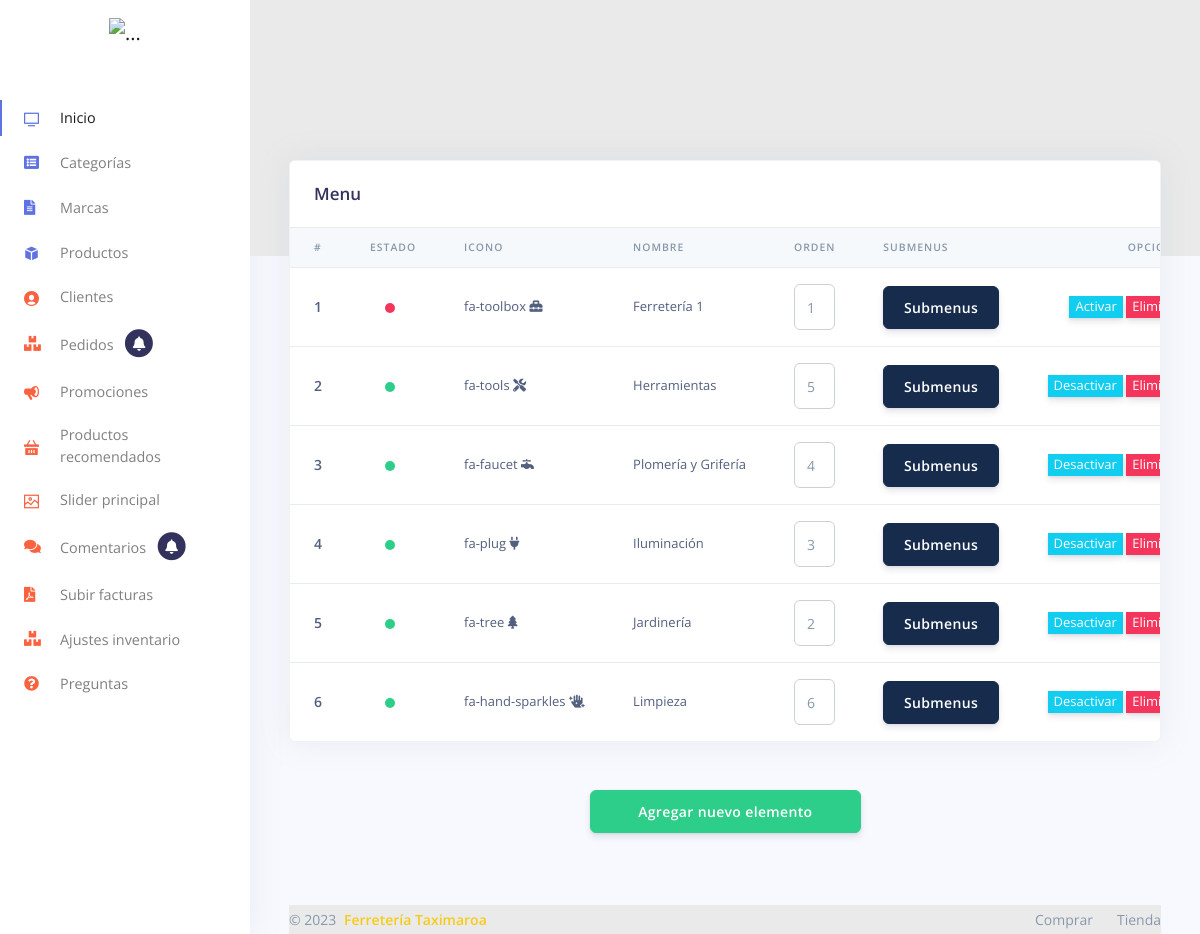
Page /menu.php on the committed database.
### tables this page shows
CREATE TABLE `menu` (
  `id` int(2) NOT NULL,
  `id_categoria` int(2) NOT NULL,
  `icono` varchar(25) NOT NULL DEFAULT 'fa-plug',
  `nombre` varchar(50) NOT NULL,
  `orden` int(11) NOT NULL,
  `activo` int(1) NOT NULL DEFAULT 1
);

### menu.php (the view, shortened to what this page needs)
<!DOCTYPE html>
<html lang="es">
<head>
  <link href="assets/js/plugins/nucleo/css/nucleo.css" rel="stylesheet" />
  <link rel="stylesheet" href="https://cdnjs.cloudflare.com/ajax/libs/font-awesome/5.15.1/css/all.min.css">
  <link href="assets/css/argon-dashboard.css?v=1.1.0" rel="stylesheet" />
  <link rel="stylesheet" href="assets/css/general.css">
  <link rel="stylesheet" href="https://cdnjs.cloudflare.com/ajax/libs/limonte-sweetalert2/6.6.5/sweetalert2.css">
</head>
<body class="">
<?php require_once "menu/izquierdo.php" ?>
  <div class="main-content">
   <?php
          require_once "db.php";
   $menu = $con->query("SELECT m.id, m.icono, m.nombre, m.id_categoria, m.orden, m.activo , c.nombre as nombreCat FROM menu m INNER JOIN categorias c ON c.nombre=m.nombre");
 ?>
    <div class="header bg-gradient-primary pb-8 pt-5 pt-md-8">
    </div>
    <div class="container-fluid mt--7">
      <div class="row">
        <div class="col">
          <div class="card shadow">
            <div class="card-header border-0">
              <h3 class="mb-0">Menu</h3>
            </div>
            <div class="table-responsive">
              <table class="table align-items-center table-flush">
                <thead class="thead-light">
                  <tr>
                    <th scope="col">#</th>
                    <th scope="col">Estado</th>
                    <th scope="col">Icono</th>
                    <th scope="col">Nombre</th>
                    <th scope="col">Orden</th>
                    <th>Submenus</th>
                    <th class="text-right" scope="col">Opciones</th>
                  </tr>
                </thead>
                <tbody>
                  <?php
                  $x=1;
                   while($rowmenu = $menu->fetch_object()){ ?>
                  <tr>
                    <th scope="row">
                      <div class="media align-items-center">
                        <div class="media-body">
                          <span class="mb-0 text-sm"><?php echo $x ?></span>
                        </div>
                      </div>
                    </th>
                     <td class="text-center">
                      <?php if ($rowmenu->activo==1) {
                        $estado = "success";
                      }else{
                        $estado="danger";
                      } ?>
                      <span class="badge badge-lg badge-dot"><i class="bg-<?php echo $estado ?>"></i></span>
                    </td>
                    <td>
                     <?php echo $rowmenu->icono ?>&nbsp;<i class="fa <?php echo $rowmenu->icono ?>"></i>
                    </td>
                    <td>
                     <?php echo $rowmenu->nombre ?>
                    </td>
                    <td>
                      <input id="<?php echo $rowmenu->id; ?>"  type="text" class="form-control ordenmenu" style="max-width: 50px;" value="<?php echo $rowmenu->orden ?>" onkeyup="cambiarOrden(this); return false;">
                    </td>
                    <td><a href="submenu.php?idmenu=<?php echo $rowmenu->id_categoria; ?>" class="btn btn-default">Submenus</a></td>
                    <td class="text-right">
                      <?php
                      if ($estado=="success") {
                         ?><button onclick="desactivarMenu('<?php echo $rowmenu->id; ?>'); return false;" class="btn-xs btn-info">Desactivar</button><?php
                       }else{
                        ?><button onclick="activarMenu('<?php echo $rowmenu->id; ?>'); return false;" class="btn-xs btn-info">Activar</button><?php
                       } ?>
                      <button onclick="eliminarMenu('<?php echo $rowmenu->id; ?>'); return false;" class="btn-xs btn-danger">Eliminar</button>
                    </td>
                  </tr>
                <?php
                $x=$x+1; } ?>
                </tbody>
              </table>
            </div>
          </div>
        </div>
      </div>
      <div class="row">
<div class="col-md-4 text-center"></div>
          <div class="col-md-4 text-center">
            <br><br>
            <div class="text-center">
              <a class="btn btn-success btn-block" href="categorias.php">Agregar nuevo elemento</a><br><br><br>
            </div>
          </div>
      </div>
      <?php require_once "footer.php" ?>
    </div>
  </div>
</body>
</html>

### rows in the picture
menu: activo 0 (drawn), icono "fa-toolbox", nombre "Ferretería 1", orden "1"
menu: activo 1 (drawn), icono "fa-tools", nombre "Herramientas", orden "5"
menu: activo 1 (drawn), icono "fa-faucet", nombre "Plomería y Grifería", orden "4"
menu: activo 1 (drawn), icono "fa-plug", nombre "Iluminación", orden "3"
menu: activo 1 (drawn), icono "fa-tree", nombre "Jardinería", orden "2"
menu: activo 1 (drawn), icono "fa-hand-sparkles", nombre "Limpieza", orden "6"
